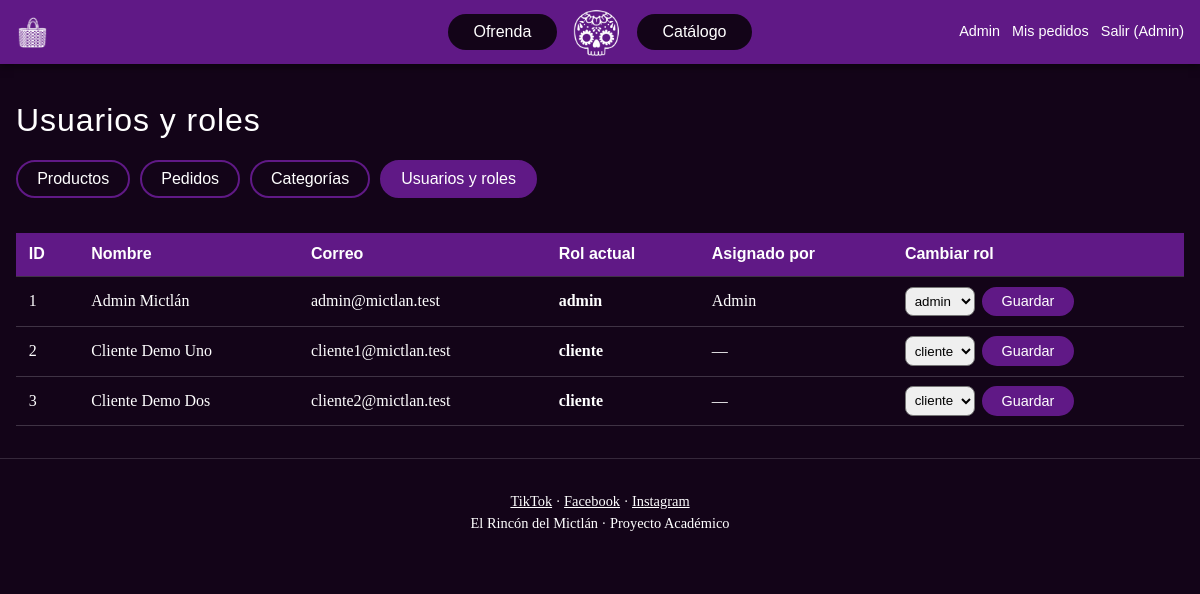
The app's page /admin/usuarios.php (signed in) with its own data.
### tables this page shows
CREATE TABLE usuarios (
  id_usuario       INT UNSIGNED AUTO_INCREMENT PRIMARY KEY,
  nombre           VARCHAR(60)  NOT NULL,
  apellidos        VARCHAR(80)  NOT NULL,
  email            VARCHAR(120) NOT NULL UNIQUE,
  password_hash    VARCHAR(255) NOT NULL,                
  id_rol           TINYINT UNSIGNED NOT NULL DEFAULT 2,  
  activo           TINYINT(1)   NOT NULL DEFAULT 1,
  rol_asignado_por INT UNSIGNED NULL,                    
  fecha_rol        DATETIME     NULL,
  fecha_registro   DATETIME     NOT NULL DEFAULT CURRENT_TIMESTAMP,
  ultimo_acceso    DATETIME     NULL,
  CONSTRAINT fk_usr_rol  FOREIGN KEY (id_rol)           REFERENCES roles(id_rol),
  CONSTRAINT fk_usr_asig FOREIGN KEY (rol_asignado_por) REFERENCES usuarios(id_usuario)
);

CREATE TABLE roles (
  id_rol      TINYINT UNSIGNED PRIMARY KEY,
  nombre      VARCHAR(20)  NOT NULL UNIQUE,
  descripcion VARCHAR(120) NOT NULL
);

### includes/config.php (called while the page is built, shortened)
<?php
function img(string $clave): string { return BASE_URL . 'assets/img/' . IMG[$clave]; }
function e(?string $t): string { return htmlspecialchars($t ?? '', ENT_QUOTES, 'UTF-8'); }

### includes/auth.php (called while the page is built, shortened)
<?php
require_once __DIR__ . '/conexion.php';
function usuario_actual(): ?array { return $_SESSION['usuario'] ?? null; }

### includes/conexion.php (called while the page is built)
<?php
require_once __DIR__ . '/config.php';
function db(): PDO
{
    static $pdo = null;
    if ($pdo instanceof PDO) return $pdo;
    $host   = 'localhost';
    $puerto = 3307;
    $bd     = 'mictlan';
    $user   = 'root';
    $clave  = '';
    $pdo = new PDO("mysql:host=$host;port=$puerto;dbname=$bd;charset=utf8mb4", $user, $clave, [
        PDO::ATTR_ERRMODE            => PDO::ERRMODE_EXCEPTION,
        PDO::ATTR_DEFAULT_FETCH_MODE => PDO::FETCH_ASSOC,
        PDO::ATTR_EMULATE_PREPARES   => false,
    ]);
    return $pdo;
}

### admin/usuarios.php (the view, shortened to what this page needs)
<?php
require_once __DIR__ . '/../includes/auth.php';
$usuarios = db()->query("SELECT u.id_usuario, u.nombre, u.apellidos, u.email, u.activo, r.nombre AS rol,
                                a.nombre AS asignado_por
                         FROM usuarios u
                         JOIN roles r ON r.id_rol = u.id_rol
                         LEFT JOIN usuarios a ON a.id_usuario = u.rol_asignado_por
                         ORDER BY u.id_usuario")->fetchAll();
require __DIR__ . '/../includes/cabecera.php';
?>
<main class="contenedor contenedor--ancho">
  <h1>Usuarios y roles</h1>
  <?php $seccion = 'usuarios'; require __DIR__ . '/../includes/admin_menu.php'; ?>
  <div class="tabla-scroll">
  <table class="tabla">
    <thead><tr><th>ID</th><th>Nombre</th><th>Correo</th><th>Rol actual</th><th>Asignado por</th><th>Cambiar rol</th></tr></thead>
    <tbody>
    <?php foreach ($usuarios as $f): ?>
      <tr>
        <td><?= (int)$f['id_usuario'] ?></td>
        <td><?= e($f['nombre'] . ' ' . $f['apellidos']) ?></td>
        <td><?= e($f['email']) ?></td>
        <td><strong><?= e($f['rol']) ?></strong></td>
        <td><?= e($f['asignado_por'] ?? '—') ?></td>
        <td>
          <form method="post" class="inline">
            <select name="rol">
              <option value="cliente" <?= $f['rol']==='cliente'?'selected':'' ?>>cliente</option>
              <option value="admin"   <?= $f['rol']==='admin'?'selected':'' ?>>admin</option>
            </select>
            <button class="btn btn--chico" type="submit">Guardar</button>
          </form>
        </td>
      </tr>
    <?php endforeach; ?>
    </tbody>
  </table>
  </div>
</main>
<?php require __DIR__ . '/../includes/pie.php';

### includes/cabecera.php (shortened to what this page needs)
<?php
require_once __DIR__ . '/auth.php';
$u = usuario_actual();
?>
<!DOCTYPE html>
<html lang="es">
<head>
  <link rel="stylesheet" href="<?= BASE_URL ?>assets/css/styles.css">
</head>
<body>
<header class="cabecera">
  <div class="cabecera__barra">
    <a class="bolsa" href="<?= BASE_URL ?>carrito.php" aria-label="Carrito">
      <img src="<?= img('bolsa') ?>" alt="Carrito" width="32" height="32">
    </a>
    <nav class="nav" aria-label="Principal">
      <a href="<?= BASE_URL ?>#ofrenda">Ofrenda</a>
      <a href="<?= BASE_URL ?><?= $u ? 'mis_pedidos.php' : 'auth/login.php' ?>" title="Mi Perfil">
        <img class="logo" src="<?= img('logo') ?>" alt="Perfil del usuario" width="48" height="48">
      </a>
      <a href="<?= BASE_URL ?>#catalogo">Catálogo</a>
    </nav>
    <div class="cabecera__der">
      <?php if ($u): ?>
        <?php if ($u['rol'] === 'admin'): ?><a class="enlace-sesion" href="<?= BASE_URL ?>admin/productos.php">Admin</a><?php endif; ?>
        <a class="enlace-sesion" href="<?= BASE_URL ?>mis_pedidos.php">Mis pedidos</a>
        <a class="enlace-sesion" href="<?= BASE_URL ?>auth/logout.php">Salir (<?= e($u['nombre']) ?>)</a>
      <?php else: ?>
        <a class="enlace-sesion" href="<?= BASE_URL ?>auth/login.php">Entrar</a>
      <?php endif; ?>
    </div>
  </div>
</header>

### assets/css/styles.css (style rules this page uses)
:root { --fondo: #130418; --morado: #601986; --blanco: #ffffff; --acento: #ffb703; --radio: 18px; --f-titulo: "Rumble Brave", Impact, "Arial Black", sans-serif; --f-sub: "Balsamic Sans", "Trebuchet MS", sans-serif; --f-cuerpo: "Silver Stone", Georgia, serif; }
* { box-sizing: border-box; margin: 0; padding: 0; }
html { scroll-behavior: smooth; scroll-padding-top: 90px; }
body { background: var(--fondo); color: var(--blanco); font-family: var(--f-cuerpo); line-height: 1.5; }
img { max-width: 100%; height: auto; display: block; }
a { color: inherit; }
h1, h2 { font-family: var(--f-titulo); font-weight: 400; letter-spacing: .03em; }
h3, button, .btn, .nav a, .etiqueta, label, input, select, th, .enlace-sesion { font-family: var(--f-sub); }
.cabecera { position: sticky; top: 0; z-index: 50; background: var(--morado); box-shadow: 0 2px 8px #0008; }
.cabecera__barra { max-width: 1200px; margin: auto; padding: .5rem 1rem; display: grid; grid-template-columns: 1fr auto 1fr; align-items: center; gap: 1rem; }
.bolsa { position: relative; width: 36px; }
.nav { display: flex; align-items: center; gap: 1rem; }
.nav a:not(:has(img)) { background: var(--fondo); text-decoration: none; padding: .35rem 1.6rem; border-radius: 999px; }
.logo { width: 48px; height: 48px; object-fit: contain; }
.cabecera__der { display: flex; justify-content: flex-end; align-items: center; gap: .75rem; flex-wrap: wrap; }
.enlace-sesion { text-decoration: none; font-size: .9rem; white-space: nowrap; }
.btn { background: var(--morado); color: var(--blanco); border: 2px solid var(--morado); border-radius: 999px; padding: .55rem 1.6rem; cursor: pointer; font-size: 1rem; transition: filter .2s; }
.btn--chico { padding: .3rem 1.1rem; font-size: .9rem; }
.contenedor { max-width: 1000px; margin: 2rem auto; padding: 0 1rem; }
.tabla-scroll { overflow-x: auto; }
.tabla { width: 100%; border-collapse: collapse; margin-top: 1rem; }
.tabla th, .tabla td { padding: .6rem .8rem; border-bottom: 1px solid #ffffff30; text-align: left; }
.tabla th { background: var(--morado); }
.inline { display: flex; gap: .4rem; }
.inline select { padding: .3rem; border-radius: 8px; }
.contenedor--ancho { max-width: 1200px; }

### records on screen
usuarios: nombre "Admin", id_usuario "1", nombre+apellidos "Admin Mictlán", email "admin@mictlan.test", id_rol.nombre "admin"
usuarios: id_usuario "2", nombre+apellidos "Cliente Demo Uno", email "cliente1@mictlan.test", id_rol.nombre "cliente", asignado_por "—"
usuarios: id_usuario "3", nombre+apellidos "Cliente Demo Dos", email "cliente2@mictlan.test", id_rol.nombre "cliente", asignado_por "—"
